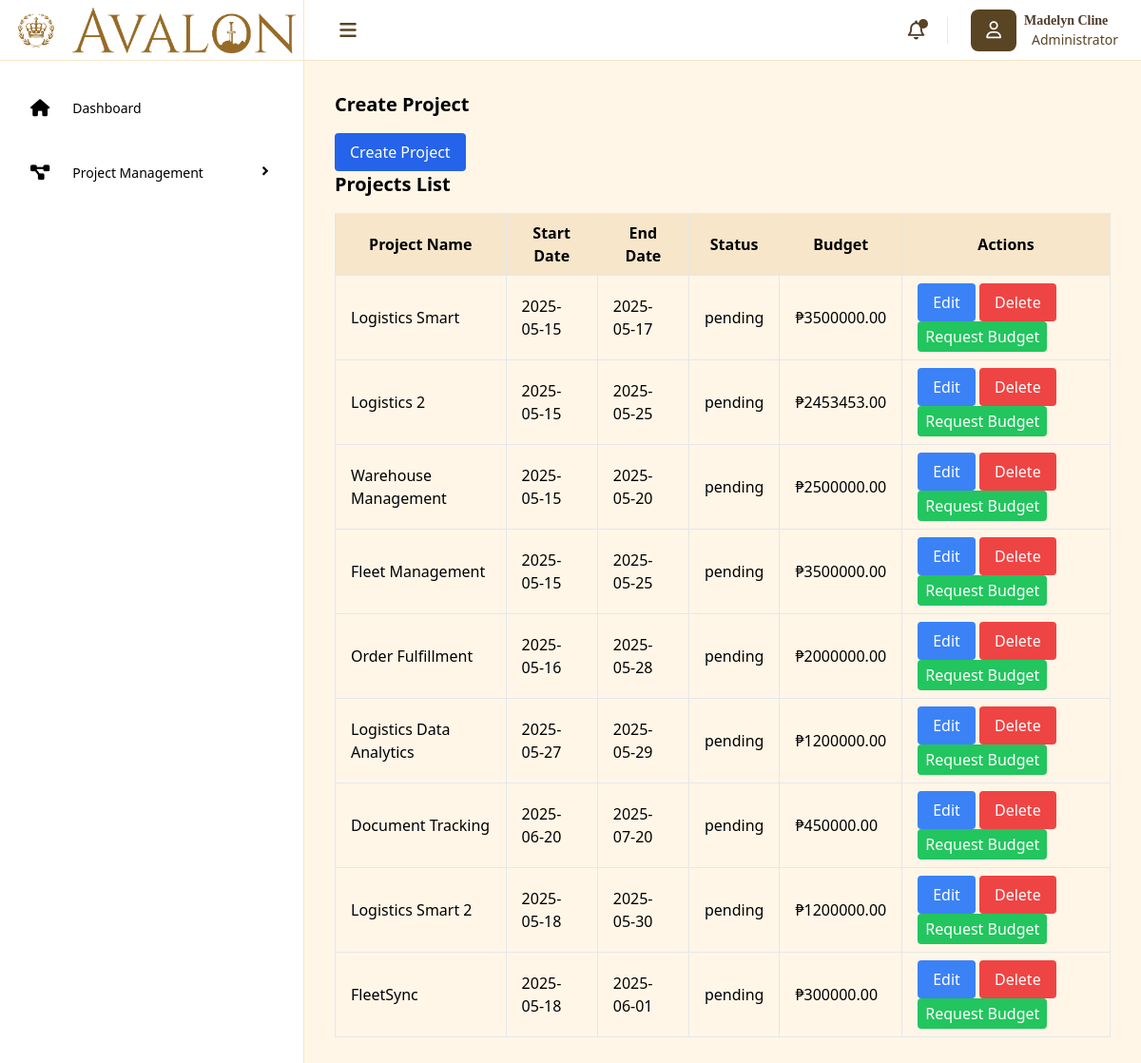
The app's page /projects.php with its own data.
### tables this page shows
CREATE TABLE `projects` (
  `projectID` int NOT NULL AUTO_INCREMENT,
  `projectName` varchar(255) NOT NULL,
  `startDate` date NOT NULL,
  `endDate` date DEFAULT NULL,
  `status` enum('pending','decline','approve') NOT NULL DEFAULT 'pending',
  `budget` decimal(12,2) DEFAULT NULL,
  `createdAt` datetime DEFAULT CURRENT_TIMESTAMP,
  `updatedAt` datetime DEFAULT CURRENT_TIMESTAMP ON UPDATE CURRENT_TIMESTAMP,
  PRIMARY KEY (`projectID`),
  UNIQUE KEY `projectName` (`projectName`)
);

### projects.php (the view, shortened to what this page needs)
<?php
include('db.php');
$projects = $conn->query("SELECT * FROM projects");
?>
<!DOCTYPE html>
<html lang="en">
<head>
    <script src="https://cdn.tailwindcss.com"></script>
    <link href='https://unpkg.com/boxicons@2.1.4/css/boxicons.min.css' rel='stylesheet'>
    <link rel="stylesheet" href="https://cdnjs.cloudflare.com/ajax/libs/font-awesome/6.7.2/css/all.min.css" />
</head>
<body>
    <div class="flex min-h-screen w-full">
        <div class="sidebar sidebar-expanded fixed z-50 overflow-hidden h-screen bg-white border-r border-[#F7E6CA] flex flex-col">
            <div class="h-16 border-b border-[#F7E6CA] flex items-center px-2 space-x-2">
                <h1 class="text-xl font-bold text-black p-2 rounded-xl"><img src="Logo\PNG\Logo.png" alt="Logo" class="h-12 w-auto"></h1>
                <h1 class="text-xl font-bold text-[#4E3B2A]"><img src="Logo\PNG\Logo-Name.png" alt="Logo" class="h-12 w-auto"></h1>
            </div>
            <div class="side-menu px-4 py-6">
                <ul class="space-y-4">
                    <div class="menu-option">
                        <a href="dashboard.php" class="menu-name flex justify-between items-center space-x-3 hover:bg-[#F7E6CA] px-4 py-3 rounded-lg">
                            <div class="flex items-center space-x-2">
                                <i class="fa-solid fa-house text-lg pr-4"></i>
                                <span class="text-sm font-medium">Dashboard</span>
                            </div>
                        </a>
                    </div>
                    <div class="menu-option">
                        <div class="menu-name flex justify-between items-center space-x-3 hover:bg-[#F7E6CA] px-4 py-3 rounded-lg transition duration-300 ease-in-out cursor-pointer" onclick="toggleDropdown('project-management-dropdown', this)">
                            <div class="flex items-center space-x-2">
                                <i class="fa-solid fa-project-diagram text-lg pr-4"></i>
                                <span class="text-sm font-medium">Project Management</span>
                            </div>
                            <div class="arrow">
                                <i class="bx bx-chevron-right text-[18px] font-semibold arrow-icon"></i>
                            </div>
                        </div>
                    </div>
                </ul>
            </div>
        </div>
        <div class="main w-full bg-[#FFF6E8] md:ml-[320px]">
            <nav class="h-16 w-full bg-white border-b border-[#F7E6CA] flex justify-between items-center px-6 py-4">
                <div class="left-nav flex items-center space-x-4 max-w-96 w-full">
                    <button aria-label="Toggle menu" class="menu-btn text-[#4E3B2A] focus:outline-none hover:bg-[#F7E6CA] hover:rounded-full">
                        <i class="fa-solid fa-bars text-[#594423] text-xl w-11 py-2"></i>
                    </button>
                </div>
                <div class="right-nav  items-center space-x-6 hidden lg:flex">
                    <button aria-label="Notifications" class="text-[#4E3B2A] focus:outline-none border-r border-[#F7E6CA] pr-6 relative">
                        <i class="fa-regular fa-bell text-xl"></i>
                        <span class="absolute top-0.5 right-5 block w-2.5 h-2.5 bg-[#594423] rounded-full"></span>
                    </button>
                    <div class="flex items-center space-x-2">
                        <i class="fa-regular fa-user bg-[#594423] text-white px-4 py-2 rounded-lg text-lg" aria-label="User profile"></i>
                        <div class="info flex flex-col py-2">
                            <h1 class="text-[#4E3B2A] font-semibold font-serif text-sm">Madelyn Cline</h1>
                            <p class="text-[#594423] text-sm pl-2">Administrator</p>
                        </div>
                    </div>
                </div>
            </nav>
            <main class="px-8 py-8">
                <h2 class="text-xl font-bold mb-4">Create Project</h2>
                <button onclick="openProjectModal()"
                class="bg-blue-600 text-white px-4 py-2 rounded hover:bg-blue-700">Create Project</button>
                <h2 class="text-xl font-bold mb-4">Projects List</h2>
                <table class="min-w-full table-auto border-collapse">
                    <thead>
                        <tr class="bg-[#F7E6CA]">
                            <th class="border px-4 py-2">Project Name</th>
                            <th class="border px-4 py-2">Start Date</th>
                            <th class="border px-4 py-2">End Date</th>
                            <th class="border px-4 py-2">Status</th>
                            <th class="border px-4 py-2">Budget</th>
                            <th class="border px-4 py-2">Actions</th>
                        </tr>
                    </thead>
                    <tbody>
                        <?php while ($project = $projects->fetch_assoc()): ?>
                            <tr>
                                <td class="border px-4 py-2"><?php echo htmlspecialchars($project['projectName']); ?></td>
                                <td class="border px-4 py-2"><?php echo htmlspecialchars($project['startDate']); ?></td>
                                <td class="border px-4 py-2"><?php echo htmlspecialchars($project['endDate']); ?></td>
                                <td class="border px-4 py-2"><?php echo htmlspecialchars($project['status']); ?></td>
                                <td class="border px-4 py-2">₱<?php echo htmlspecialchars($project['budget']); ?></td>
                                <td class="border px-4 py-2">
                                    <button
                                        class="bg-blue-500 text-white px-4 py-2 rounded hover:bg-blue-600"
                                         onclick="openEditModal(
                                          '<?php echo $project['projectID']; ?>',
                                          '<?php echo addslashes($project['projectName']); ?>',
                                          '<?php echo $project['startDate']; ?>',
                                          '<?php echo $project['endDate']; ?>',
                                          '<?php echo $project['status']; ?>',
                                          '<?php echo $project['budget']; ?>'
                                        )"
                                    >Edit</button>
                                    <form method="POST" onsubmit="return confirm('Are you sure you want to delete this project?')" style="display:inline;">
                                        <button type="submit" name="delete_project" class="bg-red-500 text-white px-4 py-2 rounded hover:bg-red-600">Delete</button>
                                    </form>
                                    <form method="POST" class="inline">
                                        <button type="submit" name="request_budget" class="bg-green-500 text-white px-2 py-1 rounded hover:bg-green-600">Request Budget</button>
                                    </form>
                                </td>
                            </tr>
                        <?php endwhile; ?>
                    </tbody>
                </table>
            </main>
        </div>
    </div>
</body>
</html>

### projects.php (style rules this page uses)
.sidebar-expanded { width: 320px; }
.menu-name::after { content: ''; position: absolute; left: 0; bottom: 0; height: 2px; width: 0; background-color: #4E3B2A; transition: width 0.3s ease; }

### records on screen
projects: projectName "Logistics Smart", startDate "2025-05-15", endDate "2025-05-17", status "pending", budget "3500000.00"
projects: projectName "Logistics 2", startDate "2025-05-15", endDate "2025-05-25", status "pending", budget "2453453.00"
projects: projectName "Warehouse Management", startDate "2025-05-15", endDate "2025-05-20", status "pending", budget "2500000.00"
projects: projectName "Fleet Management", startDate "2025-05-15", endDate "2025-05-25", status "pending", budget "3500000.00"
projects: projectName "Order Fulfillment", startDate "2025-05-16", endDate "2025-05-28", status "pending", budget "2000000.00"
projects: projectName "Logistics Data Analytics", startDate "2025-05-27", endDate "2025-05-29", status "pending", budget "1200000.00"
projects: projectName "Document Tracking", startDate "2025-06-20", endDate "2025-07-20", status "pending", budget "450000.00"
projects: projectName "Logistics Smart 2", startDate "2025-05-18", endDate "2025-05-30", status "pending", budget "1200000.00"
projects: projectName "FleetSync", startDate "2025-05-18", endDate "2025-06-01", status "pending", budget "300000.00"
